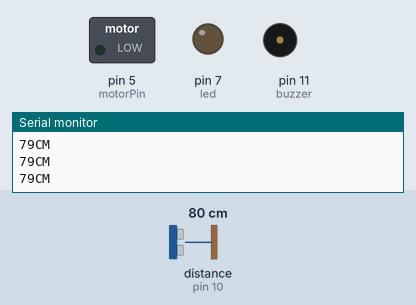
This sketch was run on a simulated Arduino Uno, built with avr-gcc and run on an emulated ATmega328P. Parts: switched loads named in the sketch (green lamp = pin HIGH), output pins drawn as LEDs (lit = HIGH), buzzer (waves = sounding, pin HIGH), the last lines printed to the serial monitor. Wiring (inferred from the names in the program): ultrasonic range finder: trigger pin 9; echo pin 10. The inputs (shaded band) are chosen by the test bench; at power-on: distance to the obstacle (sensor on pin 10) 80 cm. The echo pulse lasts 58.3 µs per cm; pins used as bus, display or sensor lines are not drawn.

Above: at 1.2 s.
1.3 s: distance to the obstacle (sensor on pin 10) set to 45 cm
2.8 s: distance to the obstacle (sensor on pin 10) set to 36 cm
At 3.7 s:
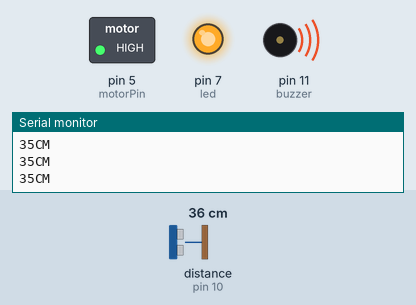
4.4 s: distance to the obstacle (sensor on pin 10) set to 60 cm
At 5.7 s:
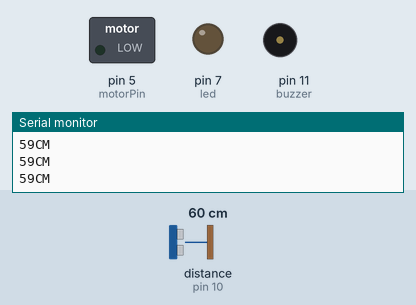
6.0 s: distance to the obstacle (sensor on pin 10) set to 2 cm
At 7.5 s:
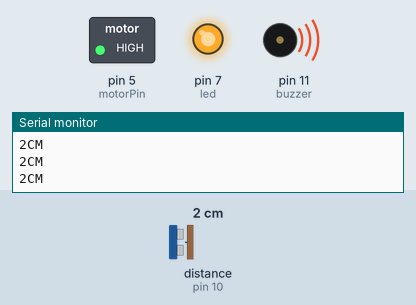
Timing chart, 0 to 8.6 s (numbered marks = the images above; inputs shaded):
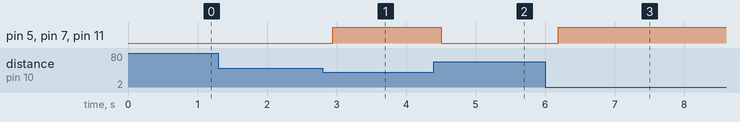

The sketch:

smartbelt.ino
```cpp
int trigPin = 9;
int echoPin = 10;
int led = 7;
const int buzzer = 11;
const int motorPin = 5;

void setup() {
  Serial.begin(9600);
   pinMode(led, OUTPUT);
   pinMode(trigPin, OUTPUT);
   pinMode(echoPin, INPUT);
   pinMode(buzzer, OUTPUT);
   pinMode(motorPin, OUTPUT);

  // put your setup code here, to run once:

}

void loop() {
  long duration, distance;
  digitalWrite(trigPin,HIGH);
  delayMicroseconds(1000);
  digitalWrite(trigPin, LOW);
  duration=pulseIn(echoPin, HIGH);
  distance =(duration/2)/29.1;
  Serial.print(distance);
  Serial.println("CM");
  delay(100);
  if((distance<=40))
  {

    digitalWrite(motorPin, HIGH);
    digitalWrite(buzzer, HIGH);
    digitalWrite(led, HIGH);
}
   else if(distance>40)
 {
      digitalWrite(motorPin, LOW);
      digitalWrite(buzzer, LOW);
       digitalWrite(led, LOW);
   }
}
```

Measured:
- the behaviour switches between 42 and 41 cm on distance to the obstacle (sensor on pin 10) (found by bisection; images 0 and 1)
- after the input at 2.8 s, pin 5 (motorPin), pin 7 (led), pin 11 (buzzer): LOW → HIGH after 0.15 s
- after the input at 4.4 s, pin 5 (motorPin), pin 7 (led), pin 11 (buzzer): HIGH → LOW after 0.11 s
- after the input at 6.0 s, pin 5 (motorPin), pin 7 (led), pin 11 (buzzer): LOW → HIGH after 0.19 s
